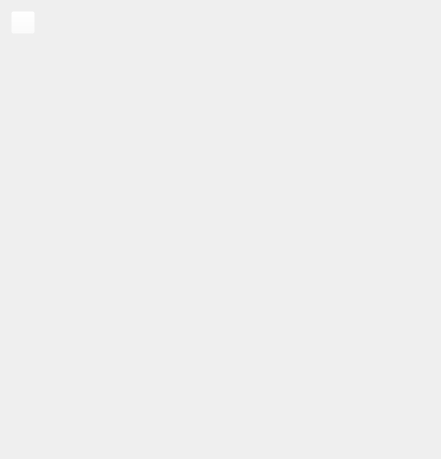
<?xml version="1.0" encoding="UTF-8"?>
<ui version="4.0">
 <class>PlayListPage</class>
 <widget class="QWidget" name="PlayListPage">
  <property name="geometry">
   <rect>
    <x>0</x>
    <y>0</y>
    <width>441</width>
    <height>459</height>
   </rect>
  </property>
  <property name="windowTitle">
   <string>Form</string>
  </property>
  <layout class="QVBoxLayout" name="verticalLayout">
   <item>
    <layout class="QHBoxLayout" name="horizontalLayout">
     <item>
      <layout class="QVBoxLayout" name="verticalLayout_4">
       <item>
        <widget class="QToolButton" name="toolButton">
         <property name="styleSheet">
          <string notr="true">background-color: rgba(255, 255, 255, 0);</string>
         </property>
         <property name="text">
          <string/>
         </property>
         <property name="icon">
          <iconset resource="pic.qrc">
           <normaloff>:/3left.png</normaloff>:/3left.png</iconset>
         </property>
        </widget>
       </item>
       <item>
        <spacer name="verticalSpacer">
         <property name="orientation">
          <enum>Qt::Vertical</enum>
         </property>
         <property name="sizeHint" stdset="0">
          <size>
           <width>20</width>
           <height>40</height>
          </size>
         </property>
        </spacer>
       </item>
      </layout>
     </item>
     <item>
      <widget class="QLabel" name="label">
       <property name="minimumSize">
        <size>
         <width>128</width>
         <height>128</height>
        </size>
       </property>
       <property name="maximumSize">
        <size>
         <width>128</width>
         <height>128</height>
        </size>
       </property>
       <property name="text">
        <string/>
       </property>
      </widget>
     </item>
     <item>
      <layout class="QVBoxLayout" name="verticalLayout_5">
       <item>
        <widget class="QLabel" name="label_2">
         <property name="font">
          <font>
           <pointsize>25</pointsize>
          </font>
         </property>
         <property name="text">
          <string/>
         </property>
         <property name="alignment">
          <set>Qt::AlignLeading|Qt::AlignLeft|Qt::AlignVCenter</set>
         </property>
        </widget>
       </item>
       <item>
        <spacer name="verticalSpacer_2">
         <property name="orientation">
          <enum>Qt::Vertical</enum>
         </property>
         <property name="sizeHint" stdset="0">
          <size>
           <width>20</width>
           <height>40</height>
          </size>
         </property>
        </spacer>
       </item>
      </layout>
     </item>
     <item>
      <spacer name="horizontalSpacer">
       <property name="orientation">
        <enum>Qt::Horizontal</enum>
       </property>
       <property name="sizeHint" stdset="0">
        <size>
         <width>40</width>
         <height>20</height>
        </size>
       </property>
      </spacer>
     </item>
    </layout>
   </item>
   <item>
    <widget class="QScrollArea" name="scrollArea">
     <property name="sizePolicy">
      <sizepolicy hsizetype="Expanding" vsizetype="Expanding">
       <horstretch>0</horstretch>
       <verstretch>1</verstretch>
      </sizepolicy>
     </property>
     <property name="frameShape">
      <enum>QFrame::NoFrame</enum>
     </property>
     <property name="lineWidth">
      <number>0</number>
     </property>
     <property name="widgetResizable">
      <bool>true</bool>
     </property>
     <widget class="QWidget" name="scrollAreaWidgetContents">
      <property name="geometry">
       <rect>
        <x>0</x>
        <y>0</y>
        <width>423</width>
        <height>305</height>
       </rect>
      </property>
      <layout class="QVBoxLayout" name="verticalLayout_2">
       <item>
        <layout class="QVBoxLayout" name="verticalLayout_3"/>
       </item>
      </layout>
     </widget>
    </widget>
   </item>
  </layout>
 </widget>
 <resources>
  <include location="pic.qrc"/>
 </resources>
 <connections/>
</ui>
